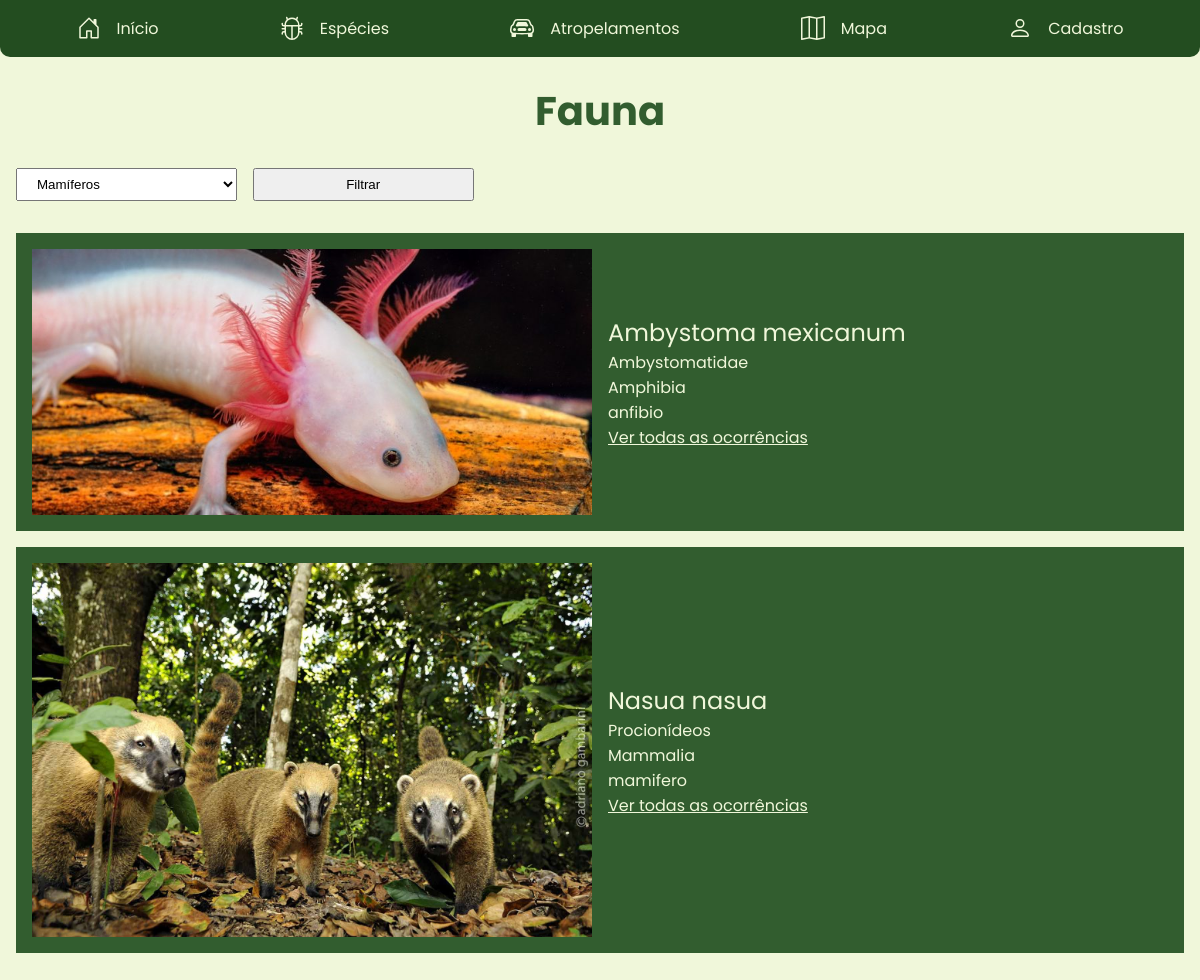
Screenshot of /pages/especies/fauna.php with the database file from the repository.
### tables this page shows
CREATE TABLE `especies` (
  `especie` varchar(500) NOT NULL,
  `familia` varchar(500) NOT NULL,
  `classe` varchar(500) NOT NULL,
  `tipo` varchar(6) NOT NULL,
  `foto` varchar(1000) NOT NULL,
  `classificacao` varchar(1000) NOT NULL
);

### pages/especies/fauna.php (the view, shortened to what this page needs)
<?php
    $conexao = mysqli_connect("localhost", "root", "Fukuoka23.", "ayuru") or die("Falha na conexão");
    $tabela =  mysqli_query($conexao, "SELECT * FROM especies");
?>
<!DOCTYPE html>
<html lang="pt-br">
<head>
    <link rel="stylesheet" href="../../style.css">
</head>
<body>
    <nav>
        <div class="nav-pagina">
            <a href="../inicio.html">
                <span class="icons">Início</span>
            </a>
        </div>
        <div class="nav-pagina">
            <a href="especies.html">
                <span class="icons">Espécies</span>
            </a>
        </div>
        <div class="nav-pagina">
            <a href="../atropelamentos/atropelamentos.php">
                <span class="icons">Atropelamentos</span>
            </a>
        </div>
        <div class="nav-pagina">
            <a href="../mapa.php">
                <span class="icons">Mapa</span>
            </a>
        </div>
        <div class="nav-pagina">
            <a href="../cadastro.php">
                <span class="icons">Cadastro</span>
            </a>
        </div>
    </nav>
    <main>
        <h1>Fauna</h1>
        <div class="filtro">
            <form action="fauna.php" method="post">
                <select name="clas" id="clas">
                    <option value="mamifero">Mamíferos</option>
                </select>
                <input type="submit" value="Filtrar">
            </form>
        </div>
        <?php
            while ($linha = mysqli_fetch_array($tabela, MYSQLI_ASSOC)) {
                if (!isset($_POST["nid"])) {
                    if ($linha['tipo'] == 'fauna') {
        ?>
                <div class="post" style="background-color: #325D2F; padding: 1rem; color: #F0F7DA; margin-bottom: 1rem;">
                    <img src="<?php echo "../../images/".$linha["foto"];?>">
                    <div>
                        <p class="esp"><?php echo $linha["especie"];?></p>
                        <p><?php echo $linha["familia"];?></p>
                        <p><?php echo $linha["classe"];?></p>
                        <p><?php echo $linha["classificacao"];?></p>
                        <a href="enc_especies.php?esp='<?php echo $linha['especie'];?>'" style="color: #F0F7DA;">Ver todas as ocorrências</a>
                    </div>
                </div>
        <?php
                    }
                }
            }
        ?>
    </main>
</body>
</html>

### style.css (style rules this page uses)
* { transition: all .5s ease; }
body, html { background-color: #F0F7DA; margin: 0; padding: 0; font-family: "Poppins", sans-serif; }
.icons { display: none; }
nav { padding: 1rem; background-color: #234D20; display: flex; justify-content: space-around; border-radius: 0 0 10px 10px; }
.nav-pagina { display: flex; flex-direction: row; }
.nav-pagina a { display: flex; flex-direction: row; gap: 1rem; color: #F0F7DA; text-decoration: none; }
.nav-pagina svg { height: 24px; width: 24px; color: #F0F7DA; display: flex; }
main { padding: 1rem; }
h1 { font-size: 40px; text-align: center; margin-top: .5rem; color: #325D2F; }
.filtro form { padding: 0; margin-bottom: 1rem; display: grid; grid-template-columns: 1fr 1fr; }
.filtro form input { padding: 7px 16px; margin-bottom: 1rem; }
.filtro form select { padding: 7px 16px; margin-bottom: 1rem; }
.post { background-color: #325D2F; padding: 1rem; color: #F0F7DA; margin-bottom: 1rem; }
.post img { width: 100%; }
.post .esp { font-size: 1.5rem; margin: 0; }
.post p { margin: 0; }
form { display: flex; flex-direction: column; gap: 1rem; padding: 3rem; }
@media (min-width: 1024px) { .icons { display: flex; } }
@media (min-width: 1024px) { .post { display: grid; grid-template-columns: 1fr 1fr; gap: 1rem; } }
@media (min-width: 1024px) { .post div { position: relative; margin: auto 0; } }
@media (min-width: 1024px) { .filtro form { grid-template-columns: 1fr 1fr 1fr 1fr 1fr; } }

### rows the page displays
especies: foto (picture), especie "Ambystoma mexicanum", familia "Ambystomatidae", classe "Amphibia", classificacao "anfibio"
especies: foto (picture), especie "Nasua nasua", familia "Procionídeos", classe "Mammalia", classificacao "mamifero"
